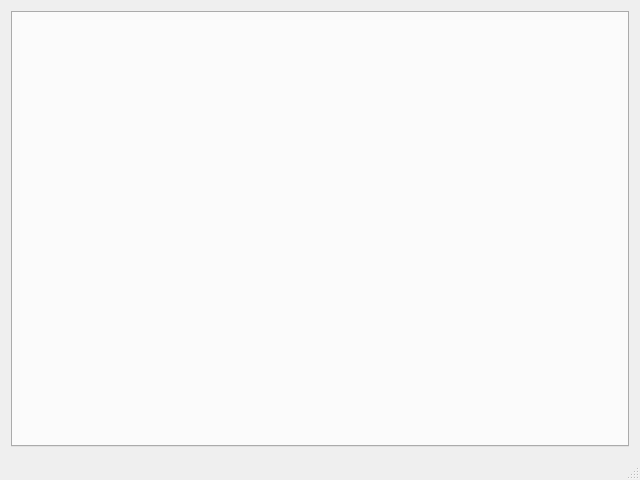
<?xml version="1.0" encoding="UTF-8"?>
<ui version="4.0">
 <class>MainWindow</class>
 <widget class="QMainWindow" name="MainWindow">
  <property name="geometry">
   <rect>
    <x>0</x>
    <y>0</y>
    <width>640</width>
    <height>480</height>
   </rect>
  </property>
  <property name="windowTitle">
   <string>yampt</string>
  </property>
  <widget class="QWidget" name="centralWidget">
   <layout class="QVBoxLayout" name="verticalLayout">
    <item>
     <widget class="QTabWidget" name="tabWidget">
      <property name="currentIndex">
       <number>-1</number>
      </property>
     </widget>
    </item>
   </layout>
  </widget>
  <widget class="QMenuBar" name="menuBar">
   <property name="geometry">
    <rect>
     <x>0</x>
     <y>0</y>
     <width>640</width>
     <height>30</height>
    </rect>
   </property>
  </widget>
  <widget class="QStatusBar" name="statusBar"/>
 </widget>
 <layoutdefault spacing="6" margin="11"/>
 <tabstops>
  <tabstop>tabWidget</tabstop>
 </tabstops>
 <resources/>
 <connections/>
</ui>
